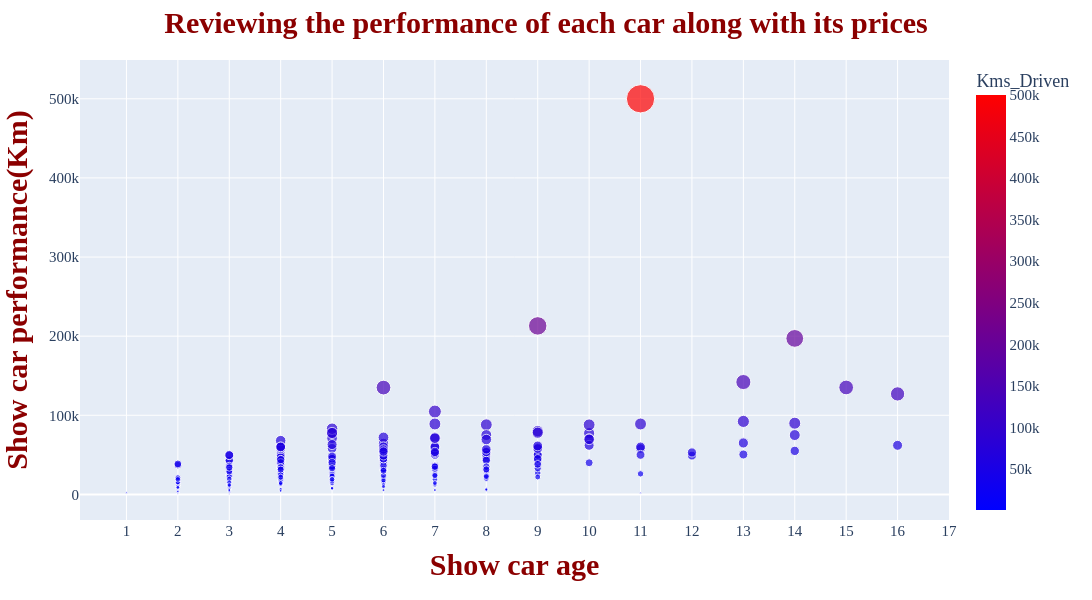

Notebook source saved alongside this figure:
### Code cell
# scatter plot in plotly
fig = px.scatter(df, x='age', y='Kms_Driven', size='Kms_Driven', color='Kms_Driven',
                hover_name='Kms_Driven', hover_data=['age', 'Selling_Price', 'Present_Price', 'Kms_Driven'],
                color_continuous_scale=px.colors.sequential.Bluered)


# Changes in specific parts of the chart
fig.update_layout(
    width=1100,
    height=600,
    font_size=15,
    font_family='Times New Roman',



    # title
    title="Reviewing the performance of each car along with its prices",
    title_font_size=30,
    title_font_weight='bold',
    title_font_color='darkred',
    title_x=0.5,
    title_y=0.98,


    # xaxis
    xaxis_title="Show car age",
    xaxis_title_font_size=30,
    xaxis_title_font_weight='bold',
    xaxis_title_font_color='darkred',



    # yaxis
    yaxis_title="Show car performance(Km)",
    yaxis_title_font_size=30,
    yaxis_title_font_weight='bold',
    yaxis_title_font_color='darkred',

    # changing range X-axis
    xaxis=dict(tickmode='linear', dtick=1)

)


# show result
fig.show()

### Figure 1 — Plotly figure (JSON) as saved in the notebook; plotly's stock layout.template omitted (floating-point values rounded to 4 significant figures; data arrays with more than 128 entries replaced by an {"elided": "..."} marker saying what was removed)
{"data": [{"customdata": {"elided": "301x2 float values"}, "hovertemplate": "<b>%{hovertext}</b><br><br>age=%{x}<br>Kms_Driven=%{marker.color}<br>Selling_Price=%{customdata[0]}<br>Present_Price=%{customdata[1]}<extra></extra>", "hovertext": {"elided": "301 float values"}, "legendgroup": "", "marker": {"color": {"elided": "301 int values"}, "coloraxis": "coloraxis", "size": {"elided": "301 int values"}, "sizemode": "area", "sizeref": 1250, "symbol": "circle"}, "mode": "markers", "name": "", "orientation": "v", "showlegend": false, "type": "scatter", "x": {"elided": "301 int values"}, "xaxis": "x", "y": {"elided": "301 int values"}, "yaxis": "y"}], "layout": {"coloraxis": {"autocolorscale": false, "colorbar": {"title": {"text": "Kms_Driven"}}, "colorscale": [[0, "rgb(0,0,255)"], [1, "rgb(255,0,0)"]]}, "font": {"family": "Times New Roman", "size": 15}, "height": 600, "legend": {"itemsizing": "constant", "tracegroupgap": 0}, "margin": {"t": 60}, "title": {"font": {"color": "darkred", "size": 30, "weight": "bold"}, "text": "Reviewing the performance of each car along with its prices", "x": 0.5, "y": 0.98}, "width": 1100, "xaxis": {"anchor": "y", "domain": [0, 1], "dtick": 1, "tickmode": "linear", "title": {"font": {"color": "darkred", "size": 30, "weight": "bold"}, "text": "Show car age"}}, "yaxis": {"anchor": "x", "domain": [0, 1], "title": {"font": {"color": "darkred", "size": 30, "weight": "bold"}, "text": "Show car performance(Km)"}}}}
